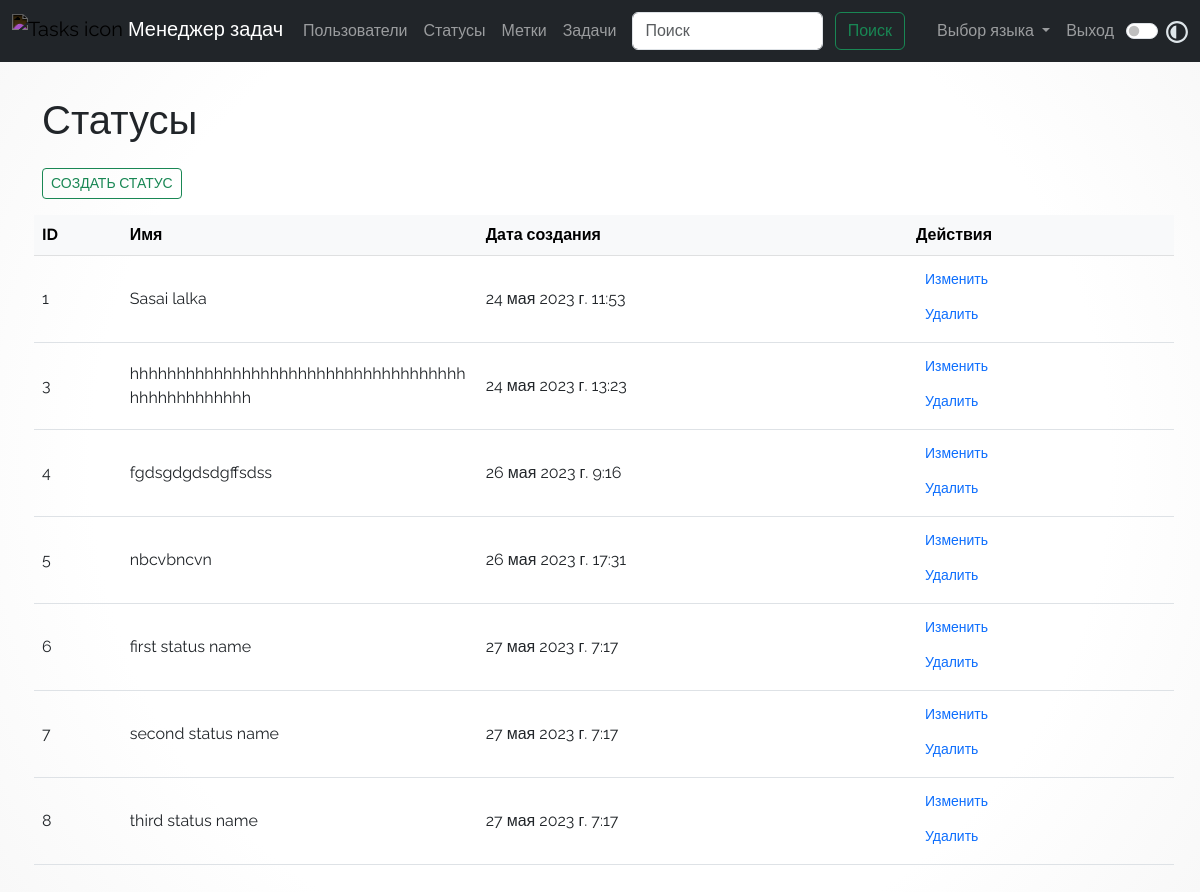
Before: /statuses/ (signed in) with the older database file.
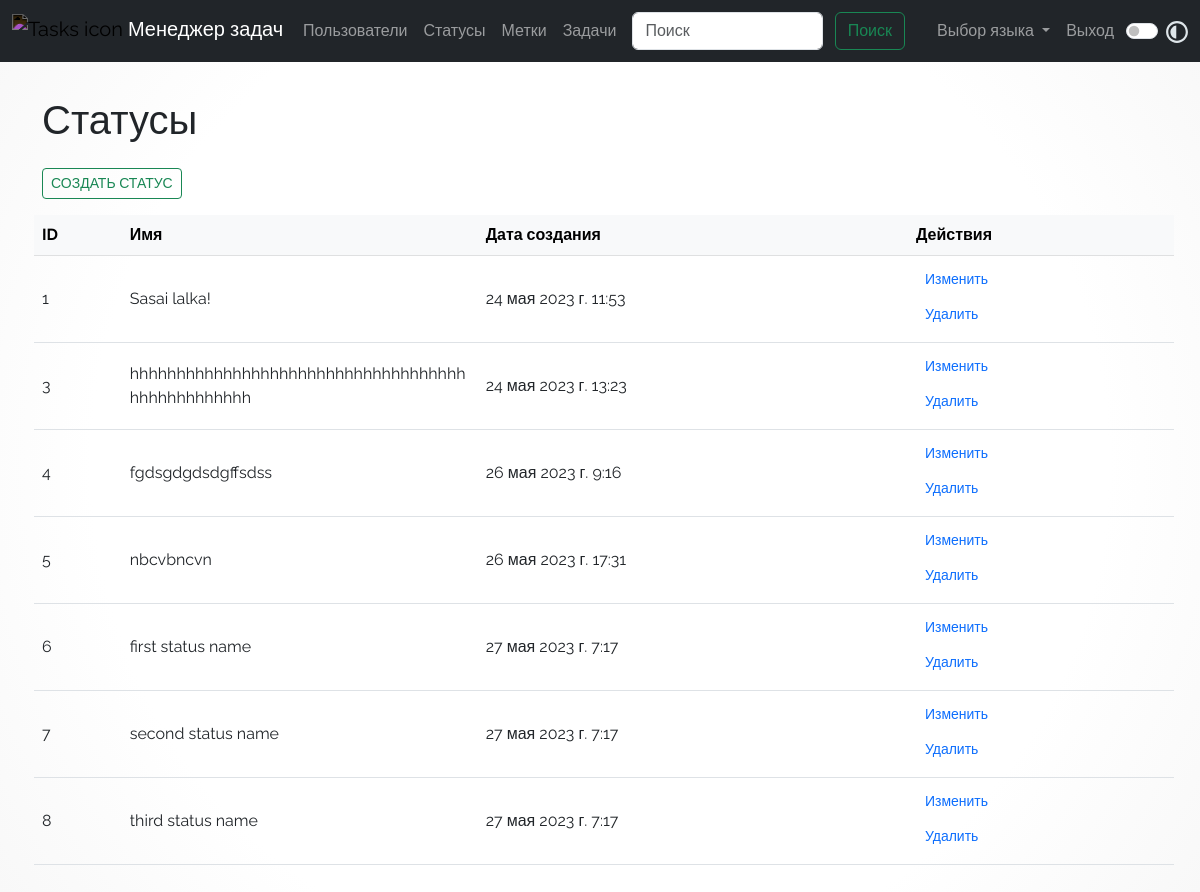
After: the same page with the newer database file.
### task_manager/statuses/models.py (models this page shows, shortened)
class Status(models.Model):
    name = models.CharField(
        max_length=50,
        unique=True,
        verbose_name=_("Status name "),
    )
    created_at = models.DateTimeField(
        auto_now_add=True,
        verbose_name=_("Created at "),
    )
    class Meta:
        verbose_name = _("Status")
        verbose_name_plural = _("Statuses")

### task_manager/statuses/views.py (the view)
# urls.py: path('', views.IndexView.as_view(), name='labels'),
class IndexView(LoginRequiredMixin, ListView):
    model = Status
    template_name = "statuses/index.html"
    login_url = reverse_lazy("user_login")
    paginate_by = 50
    def get_queryset(self):
        return Status.objects.all().order_by("id")

### task_manager/templates/statuses/index.html (shortened to what this page needs)
{% extends "base.html" %}
{% load i18n %}
{% block main %}
  <div>
    <h1 class="text-left mb-4">{% translate 'Statuses' %}</h1>
    <div class="row table-responsive-md">
      <div class="col-12 text-left mb-3">
        <a class="btn btn-outline-success btn-sm col-auto text-uppercase" href="{% url 'status_create' %}">{% translate 'Create status' %}</a>
      </div>
      <table class="table table-hover mx-1 align-middle">
        <thead>
          <tr>
            <th class="table-light">{% translate 'ID' %}</th>
            <th class="table-light">{% translate 'Status name' %}</th>
            <th class="table-light">{% translate 'Creation date' %}</th>
            <th class="table-light">{% translate 'Actions' %}</th>
          </tr>
        </thead>
        {% for status in object_list %}
          <tr>
            <td>{{ status.id }}</td>
            <td class="wrapped-word">{{ status.name }}</td>
            <td>{{ status.created_at }}</td>
            <td>
              <a href="{% url 'status_update' id=status.id %}" class="btn btn-link d-flex btn-sm mb-1" rel="nofollow">{% translate 'Update' %}</a>
              <a href="{% url 'status_delete' id=status.id %}" class="btn btn-link d-flex btn-sm mb-1" rel="nofollow">{% translate 'Delete' %}</a>
            </td>
          </tr>
        {% endfor %}
      </table>
    </div>
  </div>
{% endblock %}

Changed rows visible on the page:
changed Status id 1: name "Sasai lalka" → "Sasai lalka!"
